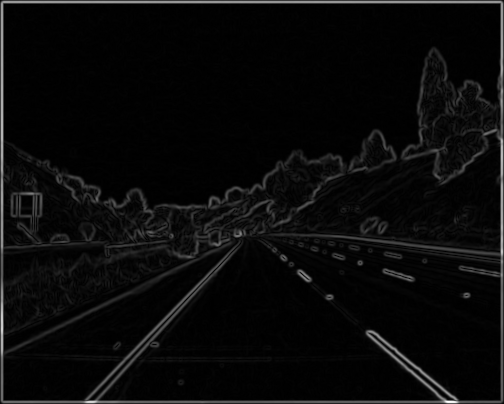
#> input picture edge1.png, 504 x 404 px
$ python line_detection_polar.py   (Python 2 division)   (older library calls are emulated)
#> lines starting #> are read from the running program, lines starting #| are printed output that depends on the picture; after the words box and inside, x2 and y2 are one past the last pixel; in counts of white or black regions, pixels touching at a corner belong together
### hough_transform.py
from scipy import misc, signal, stats
import matplotlib.pyplot as plt
import numpy as np
from math import *

# this is cartesian
# [23 lines left out: function add_to_fetaure_space_linear, not called in this run]

def get_hough_space_from_image(img, shape = (100, 300), val = 1):
	hough_space = np.zeros(shape)
	for i, row in enumerate(img):
		for j, pixel in enumerate(row):
			if pixel != val : continue
			hough_space = add_to_hough_space_polar((i,j), hough_space)
	return hough_space


def add_to_hough_space_polar(p, feature_space):
	space = np.linspace(0, pi, len(feature_space))
	d_max = len(feature_space[0]) / 2

	for i in range(len(space)):
		theta = space[i]
		d = int(p[0] * sin(theta) + p[1] * cos(theta)) + d_max

		if (d >= d_max * 2) : continue

		feature_space[i, d] += 1
	return feature_space

# builds a line from d, theta where the line is
# d = sin(theta) * x + cos(theta) * y
def build_line_polar(theta, d, shape = (100, 100), val = 1):
	img = np.zeros(shape)
	for x in range(shape[0]):
		y = int((d - x * cos(theta)) / sin(theta))
		if isnan(y):
			print "########", theta, d, x
			continue
		if y < 0 or y >= shape[1] : continue
		print y, x
		img[y,x] = val
	return img

def coord_to_polar(coord, hough_space):
	space = np.linspace(0, pi, len(hough_space))
	theta = space[coord[0]]
	d = coord[1] - len(hough_space[0]) / 2
	return theta, d

# this is cartesian
# [17 lines left out: functions build_line, space_point_to_line, not called in this run]

def get_coordinates(feature_space, val):
	points = []
	coords = np.where(feature_space == val)

	for i in range(len(coords[0])):
		points.append((coords[0][i], coords[1][i]))
	return points


# [57 lines left out: function run, not called in this run]


# [2 lines that do not run on import are left out]

### line_detection_polar.py
from scipy import misc, signal, stats
import matplotlib.pyplot as plt
import numpy as np
from math import *
from hough_transform import *

img = np.array(misc.imresize(misc.imread('edge1.png', mode = 'L'), (100, 100)), dtype="float32")
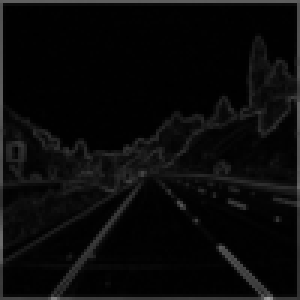
#> img: shape (100, 100) float32 (shown 3 times larger); min 0, max 160, mean 10.2
img = img[5:-5, 5:-5]
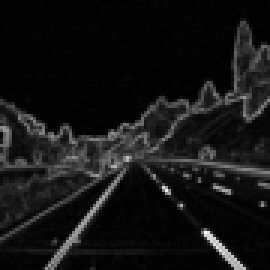
#> img: shape (90, 90) float32 (shown 3 times larger); min 0, max 89, mean 7.5; drawn with min black and max white

x = np.zeros(img.shape)
x[img > 20] += 1
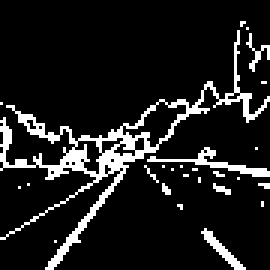
#> x: shape (90, 90) float64 (shown 3 times larger); values 0 (black) and 1 (white), 11.4% white in thin lines or dots
img = x


#img = np.zeros((100, 100))
#img[10,50] = 1
#img[50, 70] = 1

hough_space = get_hough_space_from_image(img, val=1)
#> the loop in get_hough_space_from_image, `for i, row in enumerate(img):` made 90 passes
#> after the loop in get_hough_space_from_image, `for i, row in enumerate(img):`:
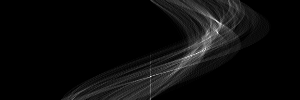
#> hough_space: shape (100, 300) float64; min 0, max 65, mean 3.1; drawn with min black and max white

val_set = list(set(hough_space.flatten()))
highest_vals = val_set[-5:]

img_lines = np.zeros(img.shape)
for val in highest_vals:
	for coord in get_coordinates(hough_space, val):
		theta, d = coord_to_polar(coord, hough_space)
		print '->', coord, theta, d
		img_lines += build_line_polar(theta, d, shape = img_lines.shape, val=5)
#> this loop made 5 passes
#> val on passes 1 to 5: 56, 57, 59, 64, 65
#> (printed output is left out)
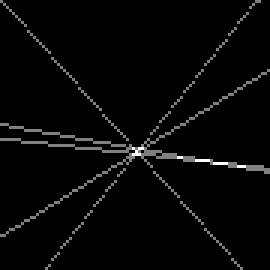
#> img_lines: shape (90, 90) float64 (shown 3 times larger); min 0, max 10, mean 0.261; drawn with min black and max white
		#img_lines += build_line_polar(1.1, 60, shape = img_lines.shape)
		#img_lines += build_line_polar(1, 70, shape = img_lines.shape)

img_lines += img
#> img_lines: shape (90, 90) float64; 11.43% of pixels changed, all inside (x1, y1, x2, y2) = (0, 7, 90, 90)

plt.subplot(1,3,1)
plt.imshow(img)

plt.subplot(1,3,2)
plt.imshow(hough_space)

plt.subplot(1,3,3)
plt.imshow(img_lines)

plt.show()
